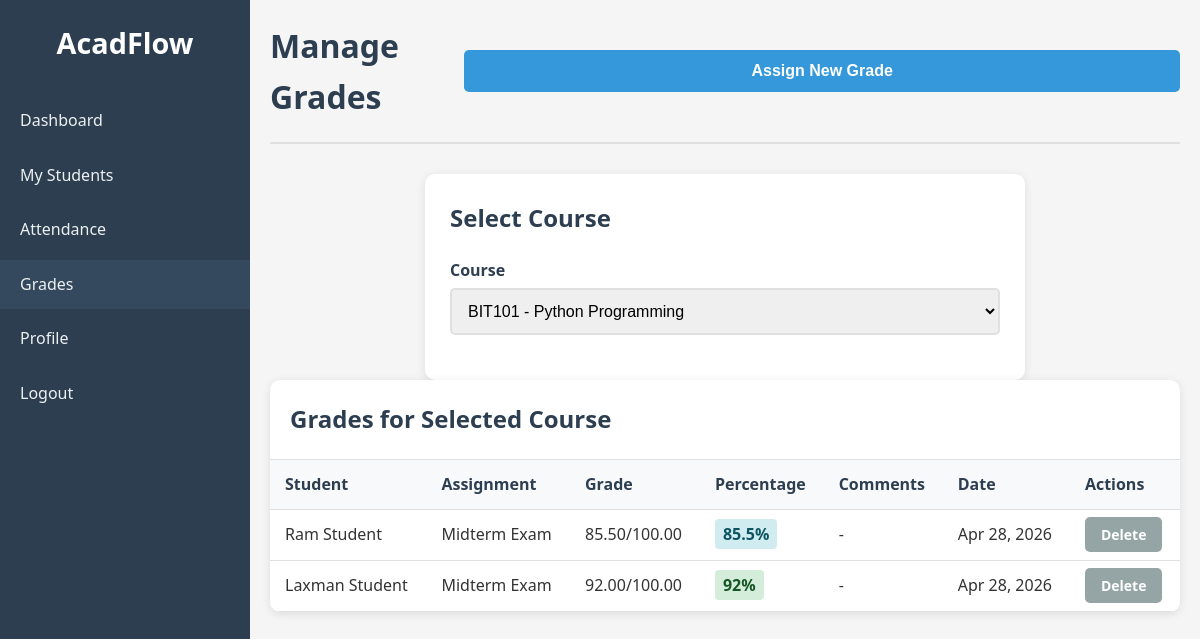
Page /teacher/grades.php?course_id=1 (signed in) on the committed database.
### tables this page shows
CREATE TABLE grades (
    id INT AUTO_INCREMENT PRIMARY KEY,
    student_id INT NOT NULL,
    course_id INT NOT NULL,
    assignment_name VARCHAR(100) NOT NULL,
    grade DECIMAL(5,2) NOT NULL,
    max_grade DECIMAL(5,2) NOT NULL DEFAULT 100,
    comments TEXT,
    assigned_by INT NOT NULL,
    created_at TIMESTAMP DEFAULT CURRENT_TIMESTAMP,
    FOREIGN KEY (student_id) REFERENCES users(id) ON DELETE CASCADE,
    FOREIGN KEY (course_id) REFERENCES courses(id) ON DELETE CASCADE,
    FOREIGN KEY (assigned_by) REFERENCES users(id) ON DELETE CASCADE
);

CREATE TABLE users (
    id INT AUTO_INCREMENT PRIMARY KEY,
    first_name VARCHAR(50) NOT NULL,
    last_name VARCHAR(50) NOT NULL,
    email VARCHAR(100) UNIQUE NOT NULL,
    password VARCHAR(255) NOT NULL,
    role ENUM('admin', 'teacher', 'student') NOT NULL,
    profile_photo VARCHAR(255) DEFAULT NULL,
    created_at TIMESTAMP DEFAULT CURRENT_TIMESTAMP,
    updated_at TIMESTAMP DEFAULT CURRENT_TIMESTAMP ON UPDATE CURRENT_TIMESTAMP
);

### teacher/grades.php (the view, shortened to what this page needs)
<?php
require_once '../config/database.php';
$user_id = $_SESSION['user_id'];
$courses_sql = "SELECT id, course_code, course_name FROM courses WHERE teacher_id = ? ORDER BY course_name";
$courses_stmt = $conn->prepare($courses_sql);
$courses_stmt->bind_param("i", $user_id);
$courses_stmt->execute();
$courses = $courses_stmt->get_result()->fetch_all(MYSQLI_ASSOC);
$selected_course = null;
if (isset($_GET['course_id']) && is_numeric($_GET['course_id'])) {
    $selected_course = $_GET['course_id'];
}
$grades = [];
if ($selected_course) {
    $grades_sql = "SELECT g.*, u.first_name, u.last_name, u.email
                   FROM grades g
                   JOIN users u ON g.student_id = u.id
                   WHERE g.course_id = ?
                   ORDER BY g.created_at DESC";
    $grades_stmt = $conn->prepare($grades_sql);
    $grades_stmt->bind_param("i", $selected_course);
    $grades_stmt->execute();
    $grades = $grades_stmt->get_result()->fetch_all(MYSQLI_ASSOC);
}
?>
<!DOCTYPE html>
<html lang="en">
<head>
    <link rel="stylesheet" href="../assets/css/style.css">
</head>
<body>
    <div class="dashboard-container">
        <aside class="sidebar">
            <div class="sidebar-header">
                <h2>AcadFlow</h2>
            </div>
            <nav class="sidebar-nav">
                <ul>
                    <li><a href="../dashboard.php">Dashboard</a></li>
                    <li><a href="students.php">My Students</a></li>
                    <li><a href="attendance.php">Attendance</a></li>
                    <li><a href="grades.php" class="active">Grades</a></li>
                    <li><a href="../profile.php">Profile</a></li>
                    <li><a href="../logout.php">Logout</a></li>
                </ul>
            </nav>
        </aside>
        <main class="main-content">
            <header class="main-header">
                <h1>Manage Grades</h1>
                <button class="btn btn-primary" onclick="showAddForm()">Assign New Grade</button>
            </header>
            <div class="form-container">
                <h2>Select Course</h2>
                <form method="GET" action="">
                    <div class="form-group">
                        <label for="course_id">Course</label>
                        <select id="course_id" name="course_id" required onchange="this.form.submit()">
                            <?php foreach ($courses as $course): ?>
                                <option value="<?php echo $course['id']; ?>" <?php echo ($selected_course == $course['id']) ? 'selected' : ''; ?>>
                                    <?php echo htmlspecialchars($course['course_code'] . ' - ' . $course['course_name']); ?>
                                </option>
                            <?php endforeach; ?>
                        </select>
                    </div>
                </form>
            </div>
            <?php if ($selected_course): ?>
                <div class="table-container">
                    <div class="table-header">
                        <h2>Grades for Selected Course</h2>
                    </div>
                    <?php if (!empty($grades)): ?>
                        <table>
                            <thead>
                                <tr>
                                    <th>Student</th>
                                    <th>Assignment</th>
                                    <th>Grade</th>
                                    <th>Percentage</th>
                                    <th>Comments</th>
                                    <th>Date</th>
                                    <th>Actions</th>
                                </tr>
                            </thead>
                            <tbody>
                                <?php foreach ($grades as $grade): ?>
                                    <?php
                                    $percentage = $grade['max_grade'] > 0 ?
                                        round(($grade['grade'] / $grade['max_grade']) * 100, 2) : 0;
                                    ?>
                                    <tr>
                                        <td><?php echo htmlspecialchars($grade['first_name'] . ' ' . $grade['last_name']); ?></td>
                                        <td><?php echo htmlspecialchars($grade['assignment_name']); ?></td>
                                        <td><?php echo $grade['grade']; ?>/<?php echo $grade['max_grade']; ?></td>
                                        <td>
                                            <span class="grade-percentage <?php echo $percentage >= 90 ? 'excellent' : ($percentage >= 80 ? 'good' : ($percentage >= 70 ? 'average' : 'poor')); ?>">
                                                <?php echo $percentage; ?>%
                                            </span>
                                        </td>
                                        <td><?php echo htmlspecialchars($grade['comments'] ?: '-'); ?></td>
                                        <td><?php echo date('M j, Y', strtotime($grade['created_at'])); ?></td>
                                        <td>
                                            <a href="?course_id=<?php echo $selected_course; ?>&delete=<?php echo $grade['id']; ?>"
                                               class="btn btn-secondary"
                                               onclick="return confirm('Are you sure you want to delete this grade?')">Delete</a>
                                        </td>
                                    </tr>
                                <?php endforeach; ?>
                            </tbody>
                        </table>
                    <?php else: ?>
                        <div class="alert alert-error">No grades assigned for this course yet.</div>
                    <?php endif; ?>
                </div>
            <?php endif; ?>
        </main>
    </div>
</body>
</html>

### assets/css/style.css (style rules this page uses)
* { margin: 0; padding: 0; box-sizing: border-box; }
body { font-family: 'Segoe UI', Tahoma, Geneva, Verdana, sans-serif; line-height: 1.6; color: #333; background-color: #f5f5f5; }
.form-group { margin-bottom: 20px; }
label { display: block; margin-bottom: 5px; font-weight: 600; color: #2c3e50; }
input, select { width: 100%; padding: 12px; border: 2px solid #e0e0e0; border-radius: 5px; font-size: 16px; transition: border-color 0.3s ease; }
.btn { width: 100%; padding: 12px; border: none; border-radius: 5px; font-size: 16px; font-weight: 600; cursor: pointer; transition: background-color 0.3s ease; }
.btn-primary { background-color: #3498db; color: white; }
.dashboard-container { display: flex; min-height: 100vh; }
.sidebar { width: 250px; background-color: #2c3e50; color: white; padding: 20px 0; position: fixed; height: 100vh; overflow-y: auto; }
.sidebar-header h2 { text-align: center; margin-bottom: 30px; font-size: 1.8rem; }
.sidebar-nav ul { list-style: none; }
.sidebar-nav li { margin-bottom: 5px; }
.sidebar-nav a { display: block; padding: 12px 20px; color: #ecf0f1; text-decoration: none; transition: background-color 0.3s ease; }
.sidebar-nav a:hover, .sidebar-nav a.active { background-color: #34495e; }
.main-content { flex: 1; margin-left: 250px; padding: 20px; }
.main-header { display: flex; justify-content: space-between; align-items: center; margin-bottom: 30px; padding-bottom: 20px; border-bottom: 2px solid #e0e0e0; }
.main-header h1 { color: #2c3e50; font-size: 2rem; }
.table-container { background: white; border-radius: 10px; box-shadow: 0 2px 10px rgba(0, 0, 0, 0.1); overflow: hidden; }
.table-header { padding: 20px; border-bottom: 1px solid #e0e0e0; display: flex; justify-content: space-between; align-items: center; }
.table-header h2 { color: #2c3e50; }
.btn-secondary { background-color: #95a5a6; color: white; padding: 8px 16px; border-radius: 5px; text-decoration: none; font-size: 14px; }
table { width: 100%; border-collapse: collapse; }
th, td { padding: 12px 15px; text-align: left; border-bottom: 1px solid #e0e0e0; }
th { background-color: #f8f9fa; font-weight: 600; color: #2c3e50; }
.form-container { background: white; padding: 25px; border-radius: 10px; box-shadow: 0 2px 10px rgba(0, 0, 0, 0.1); max-width: 600px; margin: 0 auto; }
.form-container h2 { margin-bottom: 20px; color: #2c3e50; }

### teacher/grades.php (style rules this page uses)
.grade-percentage { padding: 4px 8px; border-radius: 4px; font-weight: 600; }
.grade-percentage.excellent { background-color: #d4edda; color: #155724; }
.grade-percentage.good { background-color: #d1ecf1; color: #0c5460; }

### rows in the picture
grades: student.last_name "Ram Student", assignment_name "Midterm Exam", grade "85.50", max_grade "100.00", percentage "85.5", comments "-", created_at "Apr 28, 2026"
grades: student.last_name "Laxman Student", assignment_name "Midterm Exam", grade "92.00", max_grade "100.00", percentage "92", comments "-", created_at "Apr 28, 2026"

### other values in the picture
form field course_id "BIT101 - Python Programming"
